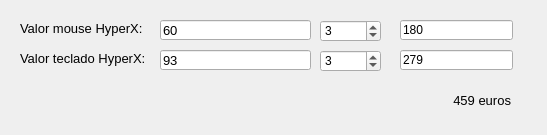
<?xml version="1.0" encoding="UTF-8"?>
<ui version="4.0">
 <class>PuntoVentaDialog</class>
 <widget class="QDialog" name="PuntoVentaDialog">
  <property name="geometry">
   <rect>
    <x>0</x>
    <y>0</y>
    <width>547</width>
    <height>135</height>
   </rect>
  </property>
  <property name="windowTitle">
   <string>Punto de venta</string>
  </property>
  <widget class="QLabel" name="lbl_producto_mouse">
   <property name="geometry">
    <rect>
     <x>20</x>
     <y>20</y>
     <width>141</width>
     <height>16</height>
    </rect>
   </property>
   <property name="font">
    <font>
     <pointsize>10</pointsize>
    </font>
   </property>
   <property name="text">
    <string>Valor mouse HyperX:</string>
   </property>
  </widget>
  <widget class="QLabel" name="lbl_producto_teclado">
   <property name="geometry">
    <rect>
     <x>20</x>
     <y>50</y>
     <width>131</width>
     <height>16</height>
    </rect>
   </property>
   <property name="font">
    <font>
     <pointsize>10</pointsize>
    </font>
   </property>
   <property name="text">
    <string>Valor teclado HyperX:</string>
   </property>
  </widget>
  <widget class="QLabel" name="lbl_gran_total">
   <property name="geometry">
    <rect>
     <x>400</x>
     <y>90</y>
     <width>111</width>
     <height>20</height>
    </rect>
   </property>
   <property name="font">
    <font>
     <pointsize>10</pointsize>
    </font>
   </property>
   <property name="text">
    <string>459 euros</string>
   </property>
   <property name="alignment">
    <set>Qt::AlignRight|Qt::AlignTrailing|Qt::AlignVCenter</set>
   </property>
  </widget>
  <widget class="QLineEdit" name="txt_valor_mouse">
   <property name="geometry">
    <rect>
     <x>160</x>
     <y>20</y>
     <width>151</width>
     <height>20</height>
    </rect>
   </property>
   <property name="font">
    <font>
     <pointsize>10</pointsize>
    </font>
   </property>
   <property name="text">
    <string>60</string>
   </property>
  </widget>
  <widget class="QLineEdit" name="txt_valor_teclado">
   <property name="geometry">
    <rect>
     <x>160</x>
     <y>50</y>
     <width>151</width>
     <height>20</height>
    </rect>
   </property>
   <property name="font">
    <font>
     <pointsize>10</pointsize>
    </font>
   </property>
   <property name="text">
    <string>93</string>
   </property>
  </widget>
  <widget class="QSpinBox" name="sbx_cantidad_mouse">
   <property name="geometry">
    <rect>
     <x>320</x>
     <y>20</y>
     <width>61</width>
     <height>22</height>
    </rect>
   </property>
   <property name="value">
    <number>3</number>
   </property>
  </widget>
  <widget class="QSpinBox" name="sbx_cantidad_teclado">
   <property name="geometry">
    <rect>
     <x>320</x>
     <y>50</y>
     <width>61</width>
     <height>22</height>
    </rect>
   </property>
   <property name="value">
    <number>3</number>
   </property>
  </widget>
  <widget class="QLineEdit" name="txt_subtotal_mouse">
   <property name="geometry">
    <rect>
     <x>400</x>
     <y>20</y>
     <width>113</width>
     <height>20</height>
    </rect>
   </property>
   <property name="text">
    <string>180</string>
   </property>
  </widget>
  <widget class="QLineEdit" name="txt_subtota_teclado">
   <property name="geometry">
    <rect>
     <x>400</x>
     <y>50</y>
     <width>113</width>
     <height>20</height>
    </rect>
   </property>
   <property name="text">
    <string>279</string>
   </property>
  </widget>
 </widget>
 <resources/>
 <connections/>
</ui>
